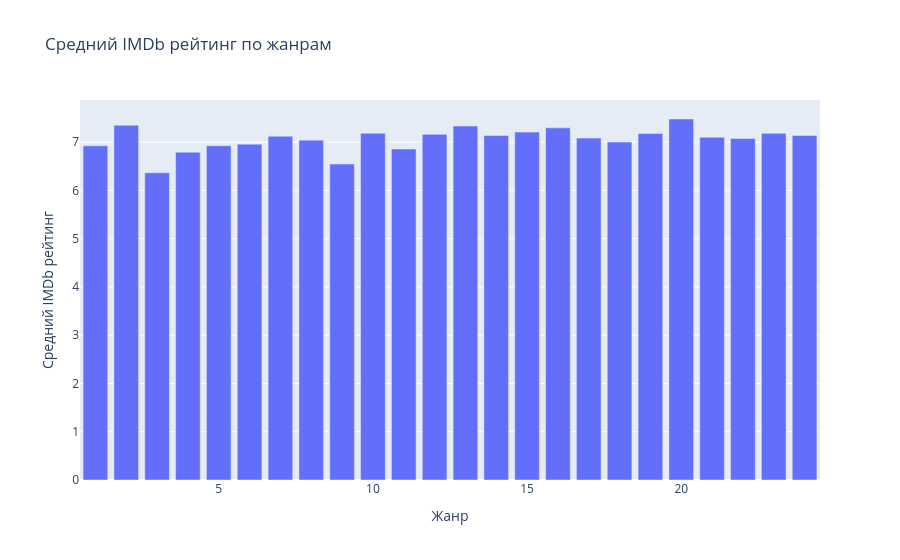

Notebook code for this chart:
### Code cell
avg_rating_by_genre = movies.groupby('genre_id')['imdb_rating'].mean().reset_index()

fig = px.bar(
    avg_rating_by_genre,
    x='genre_id',
    y='imdb_rating',
    title='Средний IMDb рейтинг по жанрам',
    labels={'imdb_rating': 'Средний IMDb рейтинг', 'genre_id': 'Жанр'}
)

fig.show()

### Figure 1 — Plotly figure (JSON) as saved in the notebook; plotly's stock layout.template omitted (floating-point values rounded to 4 significant figures)
{"data": [{"alignmentgroup": "True", "hovertemplate": "Жанр=%{x}<br>Средний IMDb рейтинг=%{y}<extra></extra>", "legendgroup": "", "marker": {"color": "#636efa", "pattern": {"shape": ""}}, "name": "", "offsetgroup": "", "orientation": "v", "showlegend": false, "textposition": "auto", "type": "bar", "x": [1, 2, 3, 4, 5, 6, 7, 8, 9, 10, 11, 12, 13, 14, 15, 16, 17, 18, 19, 20, 21, 22, 23, 24], "xaxis": "x", "y": [6.923, 7.35, 6.364, 6.792, 6.924, 6.958, 7.122, 7.041, 6.545, 7.184, 6.856, 7.162, 7.333, 7.136, 7.207, 7.296, 7.083, 7, 7.181, 7.479, 7.1, 7.074, 7.182, 7.138], "yaxis": "y"}], "layout": {"barmode": "relative", "legend": {"tracegroupgap": 0}, "title": {"text": "Средний IMDb рейтинг по жанрам"}, "xaxis": {"anchor": "y", "domain": [0, 1], "title": {"text": "Жанр"}}, "yaxis": {"anchor": "x", "domain": [0, 1], "title": {"text": "Средний IMDb рейтинг"}}}}
